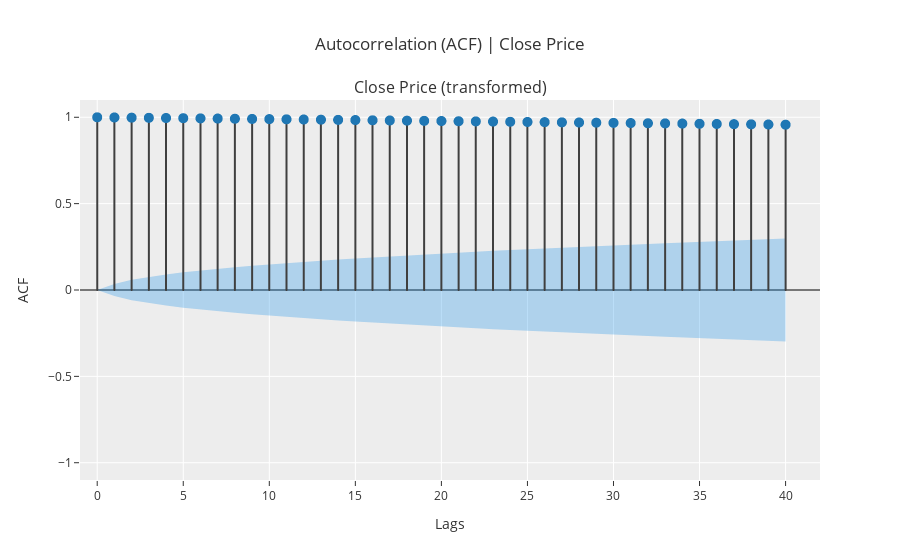

Notebook source saved alongside this figure:
### Code cell
# plot acf
# for certain plots you don't need a trained model
plot_model(plot = 'acf')

### Figure 1 — Plotly figure (JSON) as saved in the notebook; plotly's stock layout.template omitted (floating-point values rounded to 4 significant figures)
{"data": [{"line": {"color": "#3f3f3f"}, "marker": {"size": 10}, "mode": "lines", "name": "ACF", "showlegend": false, "type": "scattergl", "x": [0, 0], "xaxis": "x", "y": [0, 1], "yaxis": "y"}, {"line": {"color": "#3f3f3f"}, "marker": {"size": 10}, "mode": "lines", "name": "ACF", "showlegend": false, "type": "scattergl", "x": [1, 1], "xaxis": "x", "y": [0, 0.9989], "yaxis": "y"}, {"line": {"color": "#3f3f3f"}, "marker": {"size": 10}, "mode": "lines", "name": "ACF", "showlegend": false, "type": "scattergl", "x": [2, 2], "xaxis": "x", "y": [0, 0.9978], "yaxis": "y"}, {"line": {"color": "#3f3f3f"}, "marker": {"size": 10}, "mode": "lines", "name": "ACF", "showlegend": false, "type": "scattergl", "x": [3, 3], "xaxis": "x", "y": [0, 0.9968], "yaxis": "y"}, {"line": {"color": "#3f3f3f"}, "marker": {"size": 10}, "mode": "lines", "name": "ACF", "showlegend": false, "type": "scattergl", "x": [4, 4], "xaxis": "x", "y": [0, 0.9957], "yaxis": "y"}, {"line": {"color": "#3f3f3f"}, "marker": {"size": 10}, "mode": "lines", "name": "ACF", "showlegend": false, "type": "scattergl", "x": [5, 5], "xaxis": "x", "y": [0, 0.9947], "yaxis": "y"}, {"line": {"color": "#3f3f3f"}, "marker": {"size": 10}, "mode": "lines", "name": "ACF", "showlegend": false, "type": "scattergl", "x": [6, 6], "xaxis": "x", "y": [0, 0.9936], "yaxis": "y"}, {"line": {"color": "#3f3f3f"}, "marker": {"size": 10}, "mode": "lines", "name": "ACF", "showlegend": false, "type": "scattergl", "x": [7, 7], "xaxis": "x", "y": [0, 0.9926], "yaxis": "y"}, {"line": {"color": "#3f3f3f"}, "marker": {"size": 10}, "mode": "lines", "name": "ACF", "showlegend": false, "type": "scattergl", "x": [8, 8], "xaxis": "x", "y": [0, 0.9915], "yaxis": "y"}, {"line": {"color": "#3f3f3f"}, "marker": {"size": 10}, "mode": "lines", "name": "ACF", "showlegend": false, "type": "scattergl", "x": [9, 9], "xaxis": "x", "y": [0, 0.9904], "yaxis": "y"}, {"line": {"color": "#3f3f3f"}, "marker": {"size": 10}, "mode": "lines", "name": "ACF", "showlegend": false, "type": "scattergl", "x": [10, 10], "xaxis": "x", "y": [0, 0.9893], "yaxis": "y"}, {"line": {"color": "#3f3f3f"}, "marker": {"size": 10}, "mode": "lines", "name": "ACF", "showlegend": false, "type": "scattergl", "x": [11, 11], "xaxis": "x", "y": [0, 0.9882], "yaxis": "y"}, {"line": {"color": "#3f3f3f"}, "marker": {"size": 10}, "mode": "lines", "name": "ACF", "showlegend": false, "type": "scattergl", "x": [12, 12], "xaxis": "x", "y": [0, 0.9871], "yaxis": "y"}, {"line": {"color": "#3f3f3f"}, "marker": {"size": 10}, "mode": "lines", "name": "ACF", "showlegend": false, "type": "scattergl", "x": [13, 13], "xaxis": "x", "y": [0, 0.986], "yaxis": "y"}, {"line": {"color": "#3f3f3f"}, "marker": {"size": 10}, "mode": "lines", "name": "ACF", "showlegend": false, "type": "scattergl", "x": [14, 14], "xaxis": "x", "y": [0, 0.9849], "yaxis": "y"}, {"line": {"color": "#3f3f3f"}, "marker": {"size": 10}, "mode": "lines", "name": "ACF", "showlegend": false, "type": "scattergl", "x": [15, 15], "xaxis": "x", "y": [0, 0.9838], "yaxis": "y"}, {"line": {"color": "#3f3f3f"}, "marker": {"size": 10}, "mode": "lines", "name": "ACF", "showlegend": false, "type": "scattergl", "x": [16, 16], "xaxis": "x", "y": [0, 0.9826], "yaxis": "y"}, {"line": {"color": "#3f3f3f"}, "marker": {"size": 10}, "mode": "lines", "name": "ACF", "showlegend": false, "type": "scattergl", "x": [17, 17], "xaxis": "x", "y": [0, 0.9815], "yaxis": "y"}, {"line": {"color": "#3f3f3f"}, "marker": {"size": 10}, "mode": "lines", "name": "ACF", "showlegend": false, "type": "scattergl", "x": [18, 18], "xaxis": "x", "y": [0, 0.9804], "yaxis": "y"}, {"line": {"color": "#3f3f3f"}, "marker": {"size": 10}, "mode": "lines", "name": "ACF", "showlegend": false, "type": "scattergl", "x": [19, 19], "xaxis": "x", "y": [0, 0.9793], "yaxis": "y"}, {"line": {"color": "#3f3f3f"}, "marker": {"size": 10}, "mode": "lines", "name": "ACF", "showlegend": false, "type": "scattergl", "x": [20, 20], "xaxis": "x", "y": [0, 0.9783], "yaxis": "y"}, {"line": {"color": "#3f3f3f"}, "marker": {"size": 10}, "mode": "lines", "name": "ACF", "showlegend": false, "type": "scattergl", "x": [21, 21], "xaxis": "x", "y": [0, 0.9772], "yaxis": "y"}, {"line": {"color": "#3f3f3f"}, "marker": {"size": 10}, "mode": "lines", "name": "ACF", "showlegend": false, "type": "scattergl", "x": [22, 22], "xaxis": "x", "y": [0, 0.9761], "yaxis": "y"}, {"line": {"color": "#3f3f3f"}, "marker": {"size": 10}, "mode": "lines", "name": "ACF", "showlegend": false, "type": "scattergl", "x": [23, 23], "xaxis": "x", "y": [0, 0.975], "yaxis": "y"}, {"line": {"color": "#3f3f3f"}, "marker": {"size": 10}, "mode": "lines", "name": "ACF", "showlegend": false, "type": "scattergl", "x": [24, 24], "xaxis": "x", "y": [0, 0.9739], "yaxis": "y"}, {"line": {"color": "#3f3f3f"}, "marker": {"size": 10}, "mode": "lines", "name": "ACF", "showlegend": false, "type": "scattergl", "x": [25, 25], "xaxis": "x", "y": [0, 0.9729], "yaxis": "y"}, {"line": {"color": "#3f3f3f"}, "marker": {"size": 10}, "mode": "lines", "name": "ACF", "showlegend": false, "type": "scattergl", "x": [26, 26], "xaxis": "x", "y": [0, 0.9718], "yaxis": "y"}, {"line": {"color": "#3f3f3f"}, "marker": {"size": 10}, "mode": "lines", "name": "ACF", "showlegend": false, "type": "scattergl", "x": [27, 27], "xaxis": "x", "y": [0, 0.9707], "yaxis": "y"}, {"line": {"color": "#3f3f3f"}, "marker": {"size": 10}, "mode": "lines", "name": "ACF", "showlegend": false, "type": "scattergl", "x": [28, 28], "xaxis": "x", "y": [0, 0.9697], "yaxis": "y"}, {"line": {"color": "#3f3f3f"}, "marker": {"size": 10}, "mode": "lines", "name": "ACF", "showlegend": false, "type": "scattergl", "x": [29, 29], "xaxis": "x", "y": [0, 0.9686], "yaxis": "y"}, {"line": {"color": "#3f3f3f"}, "marker": {"size": 10}, "mode": "lines", "name": "ACF", "showlegend": false, "type": "scattergl", "x": [30, 30], "xaxis": "x", "y": [0, 0.9675], "yaxis": "y"}, {"line": {"color": "#3f3f3f"}, "marker": {"size": 10}, "mode": "lines", "name": "ACF", "showlegend": false, "type": "scattergl", "x": [31, 31], "xaxis": "x", "y": [0, 0.9665], "yaxis": "y"}, {"line": {"color": "#3f3f3f"}, "marker": {"size": 10}, "mode": "lines", "name": "ACF", "showlegend": false, "type": "scattergl", "x": [32, 32], "xaxis": "x", "y": [0, 0.9655], "yaxis": "y"}, {"line": {"color": "#3f3f3f"}, "marker": {"size": 10}, "mode": "lines", "name": "ACF", "showlegend": false, "type": "scattergl", "x": [33, 33], "xaxis": "x", "y": [0, 0.9644], "yaxis": "y"}, {"line": {"color": "#3f3f3f"}, "marker": {"size": 10}, "mode": "lines", "name": "ACF", "showlegend": false, "type": "scattergl", "x": [34, 34], "xaxis": "x", "y": [0, 0.9634], "yaxis": "y"}, {"line": {"color": "#3f3f3f"}, "marker": {"size": 10}, "mode": "lines", "name": "ACF", "showlegend": false, "type": "scattergl", "x": [35, 35], "xaxis": "x", "y": [0, 0.9624], "yaxis": "y"}, {"line": {"color": "#3f3f3f"}, "marker": {"size": 10}, "mode": "lines", "name": "ACF", "showlegend": false, "type": "scattergl", "x": [36, 36], "xaxis": "x", "y": [0, 0.9613], "yaxis": "y"}, {"line": {"color": "#3f3f3f"}, "marker": {"size": 10}, "mode": "lines", "name": "ACF", "showlegend": false, "type": "scattergl", "x": [37, 37], "xaxis": "x", "y": [0, 0.9602], "yaxis": "y"}, {"line": {"color": "#3f3f3f"}, "marker": {"size": 10}, "mode": "lines", "name": "ACF", "showlegend": false, "type": "scattergl", "x": [38, 38], "xaxis": "x", "y": [0, 0.9592], "yaxis": "y"}, {"line": {"color": "#3f3f3f"}, "marker": {"size": 10}, "mode": "lines", "name": "ACF", "showlegend": false, "type": "scattergl", "x": [39, 39], "xaxis": "x", "y": [0, 0.9581], "yaxis": "y"}, {"line": {"color": "#3f3f3f"}, "marker": {"size": 10}, "mode": "lines", "name": "ACF", "showlegend": false, "type": "scattergl", "x": [40, 40], "xaxis": "x", "y": [0, 0.9571], "yaxis": "y"}, {"marker": {"color": "#1f77b4", "size": 10}, "mode": "markers", "name": "ACF", "showlegend": false, "type": "scattergl", "x": [0, 1, 2, 3, 4, 5, 6, 7, 8, 9, 10, 11, 12, 13, 14, 15, 16, 17, 18, 19, 20, 21, 22, 23, 24, 25, 26, 27, 28, 29, 30, 31, 32, 33, 34, 35, 36, 37, 38, 39, 40], "xaxis": "x", "y": [1.0, 0.9989, 0.9978, 0.9968, 0.9957, 0.9947, 0.9936, 0.9926, 0.9915, 0.9904, 0.9893, 0.9882, 0.9871, 0.986, 0.9849, 0.9838, 0.9826, 0.9815, 0.9804, 0.9793, 0.9783, 0.9772, 0.9761, 0.975, 0.9739, 0.9729, 0.9718, 0.9707, 0.9697, 0.9686, 0.9675, 0.9665, 0.9655, 0.9644, 0.9634, 0.9624, 0.9613, 0.9602, 0.9592, 0.9581, 0.9571], "yaxis": "y"}, {"line": {"color": "rgba(255,255,255,0)"}, "marker": {"size": 10}, "mode": "lines", "name": "UC", "showlegend": false, "type": "scatter", "x": [0, 1, 2, 3, 4, 5, 6, 7, 8, 9, 10, 11, 12, 13, 14, 15, 16, 17, 18, 19, 20, 21, 22, 23, 24, 25, 26, 27, 28, 29, 30, 31, 32, 33, 34, 35, 36, 37, 38, 39, 40], "xaxis": "x", "y": [0.0, 0.0342, 0.0592, 0.07638, 0.09032, 0.1024, 0.1131, 0.1229, 0.1319, 0.1404, 0.1483, 0.1559, 0.163, 0.1699, 0.1764, 0.1828, 0.1888, 0.1947, 0.2004, 0.206, 0.2113, 0.2166, 0.2217, 0.2266, 0.2315, 0.2362, 0.2409, 0.2454, 0.2499, 0.2542, 0.2585, 0.2627, 0.2669, 0.2709, 0.2749, 0.2788, 0.2827, 0.2865, 0.2902, 0.2939, 0.2975], "yaxis": "y"}, {"fill": "tonexty", "fillcolor": "rgba(32, 146, 230,0.3)", "line": {"color": "rgba(255,255,255,0)"}, "marker": {"size": 10}, "mode": "lines", "name": "LC", "showlegend": false, "type": "scatter", "x": [0, 1, 2, 3, 4, 5, 6, 7, 8, 9, 10, 11, 12, 13, 14, 15, 16, 17, 18, 19, 20, 21, 22, 23, 24, 25, 26, 27, 28, 29, 30, 31, 32, 33, 34, 35, 36, 37, 38, 39, 40], "xaxis": "x", "y": [0.0, -0.0342, -0.0592, -0.07638, -0.09032, -0.1024, -0.1131, -0.1229, -0.1319, -0.1404, -0.1483, -0.1559, -0.163, -0.1699, -0.1764, -0.1828, -0.1888, -0.1947, -0.2004, -0.206, -0.2113, -0.2166, -0.2217, -0.2266, -0.2315, -0.2362, -0.2409, -0.2454, -0.2499, -0.2542, -0.2585, -0.2627, -0.2669, -0.2709, -0.2749, -0.2788, -0.2827, -0.2865, -0.2902, -0.2939, -0.2975], "yaxis": "y"}], "layout": {"annotations": [{"font": {"size": 16}, "showarrow": false, "text": "Close Price (transformed)", "x": 0.5, "xanchor": "center", "xref": "paper", "y": 1, "yanchor": "bottom", "yref": "paper"}], "showlegend": false, "title": {"text": "Autocorrelation (ACF) | Close Price"}, "xaxis": {"anchor": "y", "domain": [0, 1], "range": [-1, 42], "title": {"text": "Lags"}}, "yaxis": {"anchor": "x", "domain": [0, 1], "range": [-1.1, 1.1], "title": {"text": "ACF"}, "zerolinecolor": "#000000"}}}
